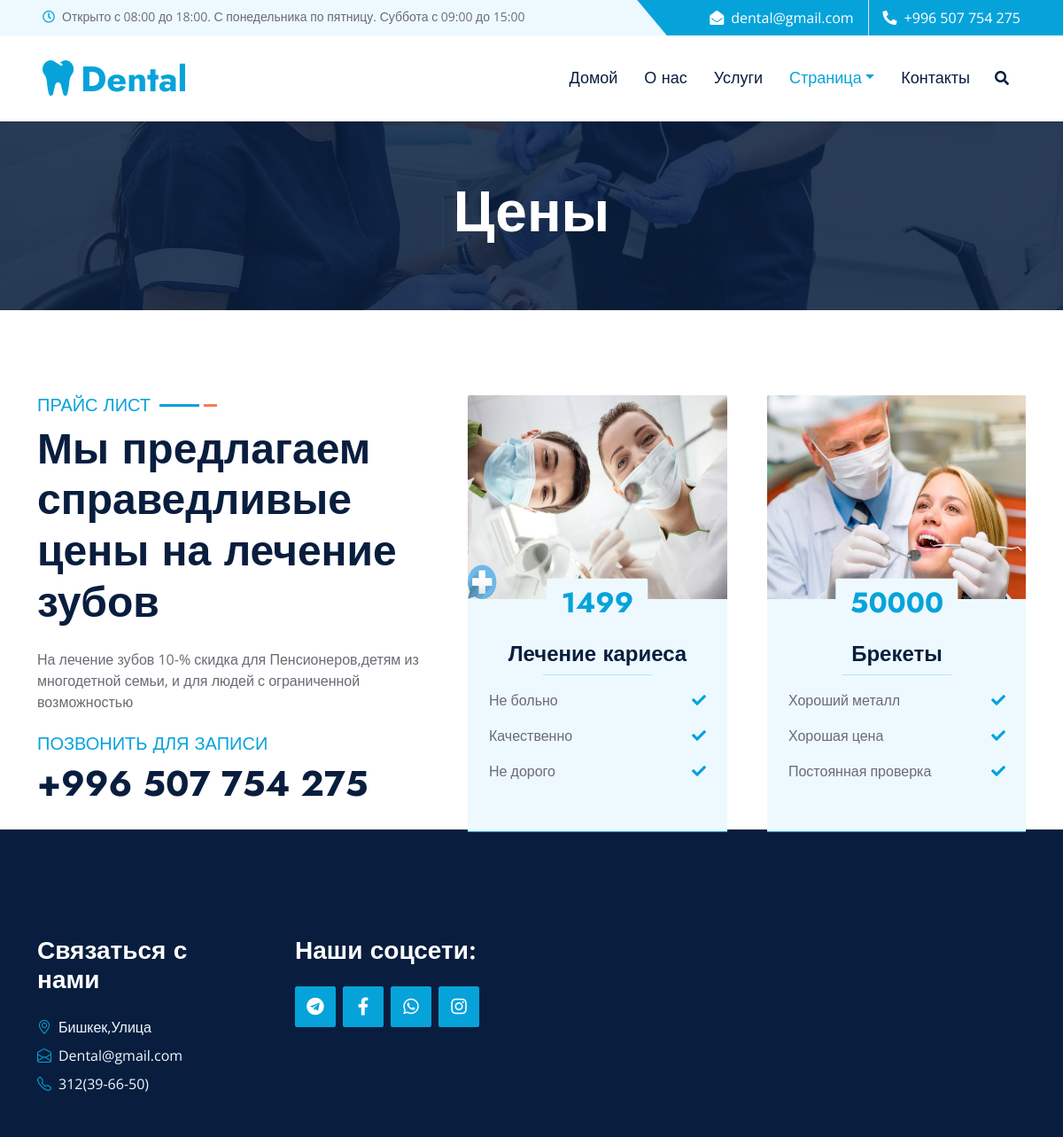
The page /price/ on the database its author committed.
### first/models.py (models this page shows, shortened)
class Service(models.Model):
    name = models.CharField(verbose_name="service_name", max_length=255)
    price = models.PositiveIntegerField(default=0)
    description1 = models.CharField(verbose_name="description", max_length=25)
    description2 = models.CharField(verbose_name="description", max_length=25)
    description3 = models.CharField(verbose_name="description", max_length=25)
    doctor = models.ManyToManyField('Doctor', verbose_name="doctor", related_name="doctor")
    img = models.ImageField(verbose_name='Image', blank=True)
    time = models.CharField(verbose_name="time", default="24/7", max_length=20)

### first/views.py (the view)
# urls.py: path('price/', views.price, name='price'),
def price(request):
    service_main = Service.objects.all()
    contex = {
        'service_main': service_main,
    }
    return render(request, 'price.html', contex)

### first/templates/price.html (shortened to what this page needs)
{% extends 'main/base.html' %}
{% load static %}
{% block url %}
<a href="{% url 'home' %}" class="nav-item nav-link">Домой</a>
<a href="{% url 'about' %}" class="nav-item nav-link">О нас</a>
<a href="{% url 'service' %}" class="nav-item nav-link">Услуги</a>
<div class="nav-item dropdown">
    <a href="#" class="nav-link dropdown-toggle active" data-bs-toggle="dropdown">Страница</a>
</div>
<a href="{% url 'contact' %}" class="nav-item nav-link">Контакты</a>
{% endblock %}
{% block content %}
    <div class="container-fluid bg-primary py-5 hero-header mb-5">
        <div class="row py-3">
            <div class="col-12 text-center">
                <h1 class="display-3 text-white animated zoomIn">Цены</h1>
            </div>
        </div>
    </div>
    <div class="container-fluid py-5 wow fadeInUp" data-wow-delay="0.1s">
        <div class="container">
            <div class="row g-5">
                <div class="col-lg-5">
                    <div class="section-title mb-4">
                        <h5 class="position-relative d-inline-block text-primary text-uppercase">Прайс Лист</h5>
                        <h1 class="display-5 mb-0">Мы предлагаем справедливые цены на лечение зубов</h1>
                    </div>
                    <p class="mb-4">На лечение зубов 10-% скидка для Пенсионеров,детям из многодетной семьи, и для людей с ограниченной возможностью</p>
                    <h5 class="text-uppercase text-primary wow fadeInUp" data-wow-delay="0.3s">Позвонить для записи </h5>
                    <h1 class="wow fadeInUp" data-wow-delay="0.6s">+996 507 754 275</h1>
                </div>
                <div class="col-lg-7">
                    <div class="owl-carousel price-carousel wow zoomIn" data-wow-delay="0.9s">
                        {% for i in service_main %}
                        <div class="price-item pb-4">
                            <div class="position-relative">
                                <img class="img-fluid rounded-top" style="width: 100%; height: 230px;" src="{{ i.img.url }}" alt="">
                                <div class="d-flex align-items-center justify-content-center bg-light rounded pt-2 px-3 position-absolute top-100 start-50 translate-middle" style="z-index: 2;">
                                    <h2 class="text-primary m-0">{{ i.price }}</h2>
                                </div>
                            </div>
                            <div class="position-relative text-center bg-light border-bottom border-primary py-5 p-4">
                                <h4>{{ i.name }}</h4>
                                <hr class="text-primary w-50 mx-auto mt-0">
                                <div class="d-flex justify-content-between mb-3"><span>{{ i.description1 }}</span><i class="fa fa-check text-primary pt-1"></i></div>
                                <div class="d-flex justify-content-between mb-3"><span>{{ i.description2 }}</span><i class="fa fa-check text-primary pt-1"></i></div>
                                <div class="d-flex justify-content-between mb-2"><span>{{ i.description3 }}</span><i class="fa fa-check text-primary pt-1"></i></div>
                            </div>
                        </div>
                        {% endfor %}
                    </div>
                </div>
            </div>
        </div>
    </div>
{% endblock %}

### first/static/css/style.css (style rules this page uses)
:root { --primary: #06A3DA; --secondary: #F57E57; --light: #EEF9FF; --dark: #091E3E; }
h1, h2, .font-weight-bold { font-weight: 700 !important; }
h3, h4, .font-weight-semi-bold { font-weight: 600 !important; }
h5, h6, .font-weight-medium { font-weight: 500 !important; }
.navbar-light .navbar-nav .nav-link { font-family: 'Jost', sans-serif; padding: 35px 15px; font-size: 18px; color: var(--dark); outline: none; transition: .5s; }
.navbar-light .navbar-nav .nav-link:hover, .navbar-light .navbar-nav .nav-link.active { color: var(--primary); }
.section-title h5::before { position: absolute; content: ""; width: 45px; height: 3px; right: -55px; bottom: 11px; background: var(--primary); }
.section-title h5::after { position: absolute; content: ""; width: 15px; height: 3px; right: -75px; bottom: 11px; background: var(--secondary); }
.hero-header { background: linear-gradient(rgba(9, 30, 62, .85), rgba(9, 30, 62, .85)), url(../img/carousel-1.jpg) center center no-repeat; background-size: cover; }

### rows shown on the page
Service: img (picture), price "1499", name "Лечение кариеса", description1 "Не больно", description2 "Качественно", description3 "Не дорого"
Service: img (picture), price "50000", name "Брекеты", description1 "Хороший металл", description2 "Хорошая цена", description3 "Постоянная проверка"
